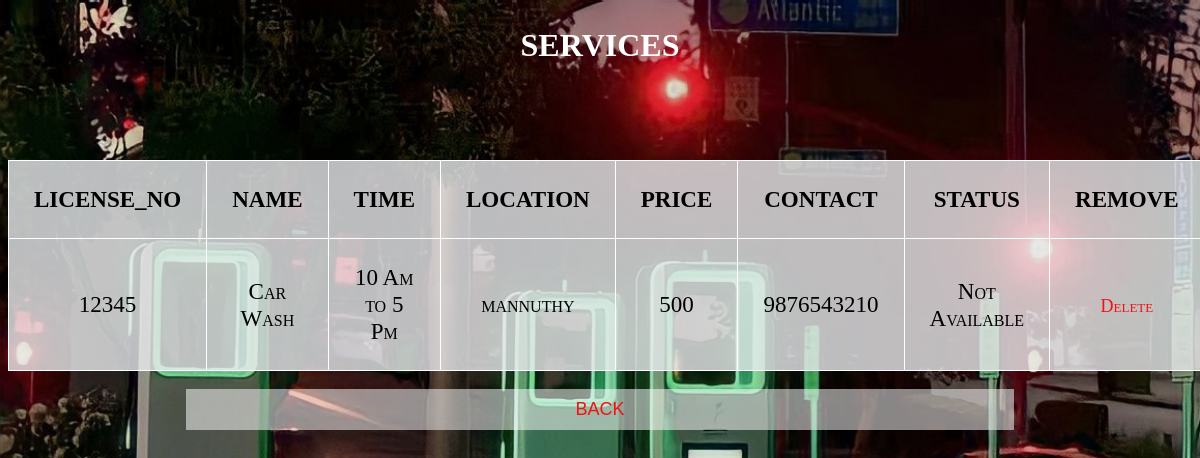
Page /services_list/ on the committed database.
### my_app/models.py (models this page shows)
class service(models.Model):
    license_no=models.IntegerField()
    name=models.CharField(max_length=20)
    time=models.CharField(max_length=20)
    location=models.CharField(max_length=20)
    price=models.CharField(max_length=20)
    contact=models.IntegerField()
    status=models.CharField(max_length=20,choices=choice)

### my_app/views.py (the view)
# urls.py: path('services_list/',views.services_list,name='services_list'),
def services_list(request):
    data=service.objects.all()
    return render(request,'services_list.html',{'data':data})

### my_app/templates/services_list.html (shortened to what this page needs)
{% load static %}
<!DOCTYPE html>
<html>
<head>
</head>
    <div class="container">
        <center>
        <h2 >
          SERVICES
        </h2><br><br><br></center>
        <p class="text-center">
          <body>
            <table border="1"
               align="center"><b><i>
              <tr>
                  <th>LICENSE_NO</th>
                  <th>NAME</th>
                  <th>TIME</th>
                  <th>LOCATION</th>
                  <th>PRICE</th>
                  <th>CONTACT</th>
                  <th>STATUS</th>
                  <th>REMOVE</th>
              </tr>
              {% for i in data %}
              <tr>
                  <td>{{i.license_no}}</td>
                  <td>{{i.name}}</td>
                  <Td>{{i.time}}</Td>
                  <td>{{i.location}}</td>
                  <td>{{i.price}}</td>
                  <td>{{i.contact}}</td>
                  <td>{{i.status}}</td>
                  <td><a href="/delete_record3/{{i.id}}">Delete</a></td>
              </tr></i></b>
              {% endfor %}
          </table>
          <br>
          <center><button><a href="/admin_home">BACK</a></button></center>
</body>
</html>

### rows in the picture
service: license_no "12345", name "Car Wash", time "10 Am to 5 Pm", location "mannuthy", price "500", contact "9876543210", status "Not Available"
